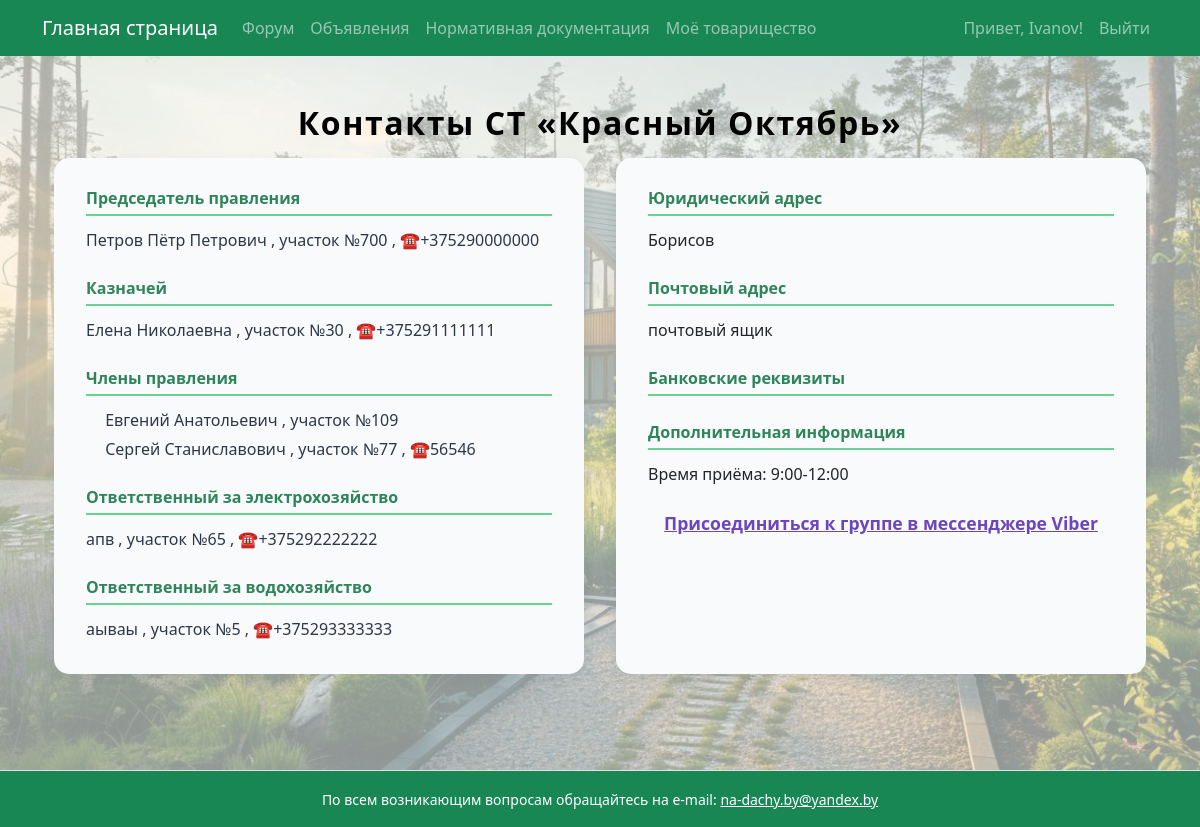
Before: /my_community/contacts/ (signed in) with the older database file.
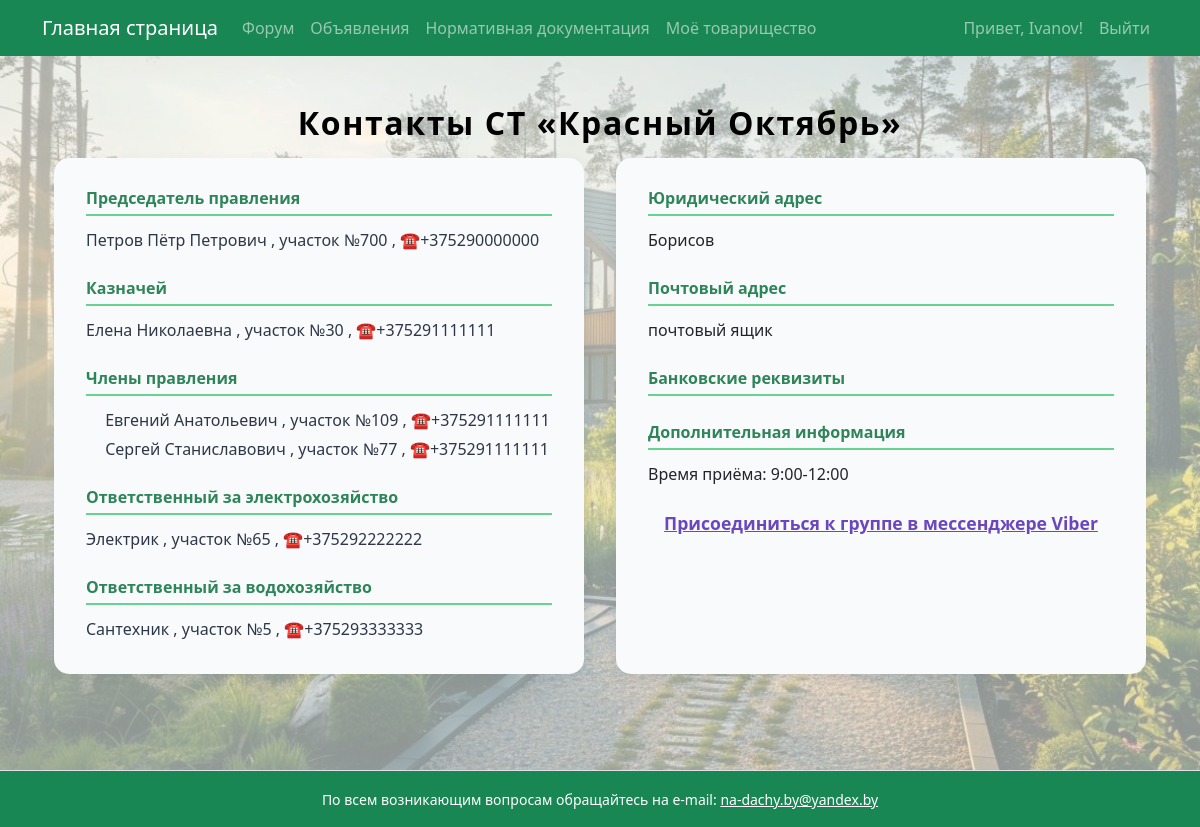
After: the same page with the newer database file.
### garden/models.py (models this page shows, shortened)
class BoardMember(models.Model):
    user = models.OneToOneField(User, on_delete=models.CASCADE, null=True, blank=True, related_name='board_member')
    ROLE_CHOICES = [
        ('chairman', 'Председатель правления'),
        ('treasurer', 'Казначей'),
        ('board_member', 'Член правления'),
        ('electricity_manager', 'Ответственный за электрохозяйство'),
        ('water_manager', 'Ответственный за водохозяйство'),
    ]
    community = models.ForeignKey(Community, on_delete=models.CASCADE, related_name='board_members')
    role = models.CharField(max_length=32, choices=ROLE_CHOICES)
    full_name = models.CharField(max_length=255, null=True, blank=True)
    plot_number = models.IntegerField(null=True, blank=True)
    phone = models.CharField(max_length=20, null=True, blank=True)

### garden/views.py (the view)
# urls.py: path('my_community/contacts/', views.contacts_view, name='community_contacts'),
@login_required
def contacts_view(request):
    community = request.user.profile.community
    contacts = {
        'chairman': community.board_members.filter(role='chairman').first(),
        'treasurer': community.board_members.filter(role='treasurer').first(),
        'board_members': community.board_members.filter(role='board_member'),
        'electricity_manager': community.board_members.filter(role='electricity_manager').first(),
        'water_manager': community.board_members.filter(role='water_manager').first(),
    }
    return render(request, 'contacts.html', {
        'community': community,
        'contacts': contacts,
    })

### garden/context_processors.py (called while the page is built)
def total_visits_processor(request):
    counter, created = PageVisit.objects.get_or_create(page_name='main_page')
    return {
        'total_visits': counter.visits
    }

def online_users_processor(request):
    now = timezone.now()
    active_threshold = now - timedelta(seconds=40)  # считаем активными за последние 40 секунд
    online_count = Profile.objects.filter(last_seen__gte=active_threshold).count()
    return {'online_users': online_count}

### garden/templates/contacts.html (shortened to what the changed rows need)
{% extends 'base.html' %}
{% block content %}
<div class="container py-4">
  <h2 class="section-title">Контакты СТ «{{ community.name }}»</h2>
  <div class="contact-row">
    <div class="contact-card">
      <div class="contact-details">
        {% if contacts.board_members %}
          <ul class="list-unstyled">
            {% for member in contacts.board_members %}
              {% if member.full_name or member.plot_number or member.phone %}
                <li>
                  {{ member.full_name }}
                  {% if member.plot_number %}, участок №{{ member.plot_number }}{% endif %}
                  {% if member.phone %}, ☎{{ member.phone }}{% endif %}
                </li>
              {% endif %}
            {% endfor %}
          </ul>
        {% else %}
          <p class="text-muted">Информация отсутствует.</p>
        {% endif %}
      </div>
      <div class="contact-details">
        {% if contacts.electricity_manager %}
          {% if contacts.electricity_manager.full_name or contacts.electricity_manager.plot_number or contacts.electricity_manager.phone %}
            <p>
              {{ contacts.electricity_manager.full_name }}
              {% if contacts.electricity_manager.plot_number %}, участок №{{ contacts.electricity_manager.plot_number }}{% endif %}
              {% if contacts.electricity_manager.phone %}, ☎{{ contacts.electricity_manager.phone }}{% endif %}
            </p>
          {% else %}
            <p class="text-muted">Информация отсутствует.</p>
          {% endif %}
        {% else %}
          <p class="text-muted">Информация отсутствует.</p>
        {% endif %}
      </div>
      <div class="contact-details">
        {% if contacts.water_manager %}
          {% if contacts.water_manager.full_name or contacts.water_manager.plot_number or contacts.water_manager.phone %}
            <p>
              {{ contacts.water_manager.full_name }}
              {% if contacts.water_manager.plot_number %}, участок №{{ contacts.water_manager.plot_number }}{% endif %}
              {% if contacts.water_manager.phone %}, ☎{{ contacts.water_manager.phone }}{% endif %}
            </p>
          {% else %}
            <p class="text-muted">Информация отсутствует.</p>
          {% endif %}
        {% else %}
          <p class="text-muted">Информация отсутствует.</p>
        {% endif %}
      </div>
    </div>
  </div>
</div>
{% endblock %}

Changed rows visible on the page:
changed BoardMember "Евгений Анатольевич": phone (not shown) → "+375291111111"
changed BoardMember "Сергей Станиславович": phone "56546" → "+375291111111"
changed BoardMember: electricity_manager.full_name "апв" → "Электрик"
changed BoardMember: water_manager.full_name "аываы" → "Сантехник"
